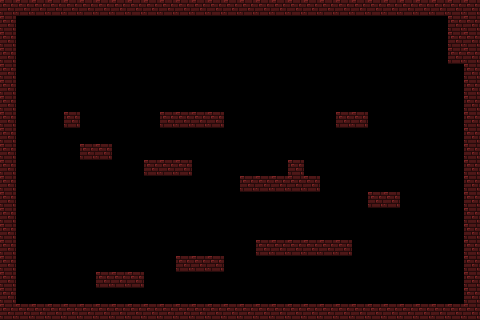

A level layout from a 2D game, rendered from its tile map. Below: a short description, then the map file with its tile-grid data intact:
An orthogonal 30x20 tile map with 16x16 px tiles, 1 tile layer (Слой тайлов 1), 2 tilesets and 23 objects (13x solid, 9x enemy, player).

<map version="1.10" tiledversion="1.10.2" orientation="orthogonal" renderorder="right-down" width="30" height="20" tilewidth="16" tileheight="16" infinite="0" nextlayerid="3" nextobjectid="29">
 <tileset firstgid="1" name="все все" tilewidth="32" tileheight="32" tilecount="0" columns="0" />
 <tileset firstgid="26" source="textures.tsx" />
 <layer id="1" name="Слой тайлов 1" width="30" height="20">
  <data encoding="csv">
33,33,33,33,33,33,33,33,33,33,33,33,33,33,33,33,33,33,33,33,33,33,33,33,33,33,33,33,33,33,
33,0,0,0,0,0,0,0,0,0,0,0,0,0,0,0,0,0,0,0,0,0,0,0,0,0,0,0,33,33,
33,0,0,0,0,0,0,0,0,0,0,0,0,0,0,0,0,0,0,0,0,0,0,0,0,0,0,0,33,33,
33,0,0,0,0,0,0,0,0,0,0,0,0,0,0,0,0,0,0,0,0,0,0,0,0,0,0,0,33,33,
33,0,0,0,0,0,0,0,0,0,0,0,0,0,0,0,0,0,0,0,0,0,0,0,0,0,0,0,0,33,
33,0,0,0,0,0,0,0,0,0,0,0,0,0,0,0,0,0,0,0,0,0,0,0,0,0,0,0,0,33,
33,0,0,0,0,0,0,0,0,0,0,0,0,0,0,0,0,0,0,0,0,0,0,0,0,0,0,0,0,33,
33,0,0,0,33,0,0,0,0,0,33,33,33,33,0,0,0,0,0,0,0,33,33,0,0,0,0,0,0,33,
33,0,0,0,0,0,0,0,0,0,0,0,0,0,0,0,0,0,0,0,0,0,0,0,0,0,0,0,0,33,
33,0,0,0,0,33,33,0,0,0,0,0,0,0,0,0,0,0,0,0,0,0,0,0,0,0,0,0,0,33,
33,0,0,0,0,0,0,0,0,33,33,33,0,0,0,0,0,0,33,0,0,0,0,0,0,0,0,0,0,33,
33,0,0,0,0,0,0,0,0,0,0,0,0,0,0,33,33,33,33,33,0,0,0,0,0,0,0,0,0,33,
33,0,0,0,0,0,0,0,0,0,0,0,0,0,0,0,0,0,0,0,0,0,0,33,33,0,0,0,0,33,
33,0,0,0,0,0,0,0,0,0,0,0,0,0,0,0,0,0,0,0,0,0,0,0,0,0,0,0,0,33,
33,0,0,0,0,0,0,0,0,0,0,0,0,0,0,0,0,0,0,0,0,0,0,0,0,0,0,0,0,33,
33,0,0,0,0,0,0,0,0,0,0,0,0,0,0,0,33,33,33,33,33,33,0,0,0,0,0,0,0,33,
33,0,0,0,0,0,0,0,0,0,0,33,33,33,0,0,0,0,0,0,0,0,0,0,0,0,0,0,0,33,
33,0,0,0,0,0,33,33,33,0,0,0,0,0,0,0,0,0,0,0,0,0,0,0,0,0,0,0,0,33,
33,0,0,0,0,0,0,0,0,0,0,0,0,0,0,0,0,0,0,0,0,0,0,0,0,0,0,0,0,33,
33,33,33,33,33,33,33,33,33,33,33,33,33,33,33,33,33,33,33,33,33,33,33,33,33,33,33,33,33,33
</data>
 </layer>
 <objectgroup id="2" name="Слой объектов 1">
  <object id="1" name="solid" x="160.667" y="111.333" width="62.6667" height="16" />
  <object id="3" name="solid" x="239.333" y="176.667" width="78.6667" height="16" />
  <object id="4" name="solid" x="336.667" y="113.333" width="30.6667" height="16" />
  <object id="5" name="solid" x="369.333" y="192" width="30.6667" height="16" />
  <object id="6" name="solid" x="256.667" y="240" width="95.3334" height="16" />
  <object id="7" name="solid" x="178.667" y="256" width="43.3334" height="16" />
  <object id="8" name="solid" type="solid" x="-1.66667e-05" y="305.333" width="481.333" height="16" />
  <object id="9" name="solid" x="142.667" y="160.667" width="48" height="16" />
  <object id="10" name="solid" x="80.6667" y="145.333" width="30.6667" height="16" />
  <object id="11" name="solid" x="62" y="110.667" width="16.6667" height="16" />
  <object id="13" name="enemy" x="383.333" y="303.333" width="0.666667" height="5.68434e-14" />
  <object id="14" name="enemy" x="214.333" y="248" width="0.666667" height="5.68434e-14" />
  <object id="15" name="enemy" x="337.667" y="230" width="0.666667" height="5.68434e-14" />
  <object id="16" name="enemy" x="262.333" y="169.333" width="0.666667" height="5.68434e-14" />
  <object id="17" name="enemy" x="277.667" y="172.667" width="0.666667" height="5.68434e-14" />
  <object id="18" name="enemy" x="154.333" y="152.667" width="0.666667" height="5.68434e-14" />
  <object id="19" name="enemy" x="95.6667" y="138" width="0.666667" height="5.68434e-14" />
  <object id="20" name="enemy" x="191" y="102.667" width="0.666667" height="5.68434e-14" />
  <object id="21" name="enemy" x="356.333" y="106" width="0.666667" height="5.68434e-14" />
  <object id="22" name="player" type="player" x="34.6667" y="258" width="10.6667" height="13.3333" />
  <object id="26" name="solid" type="solid" x="464.667" y="0" width="16.6663" height="304" />
  <object id="27" name="solid" type="solid" x="-1.99983" y="1.33333" width="481.333" height="16" />
  <object id="28" name="solid" type="solid" x="0.000166667" y="14.6667" width="15.333" height="289.333" />
 </objectgroup>
</map>